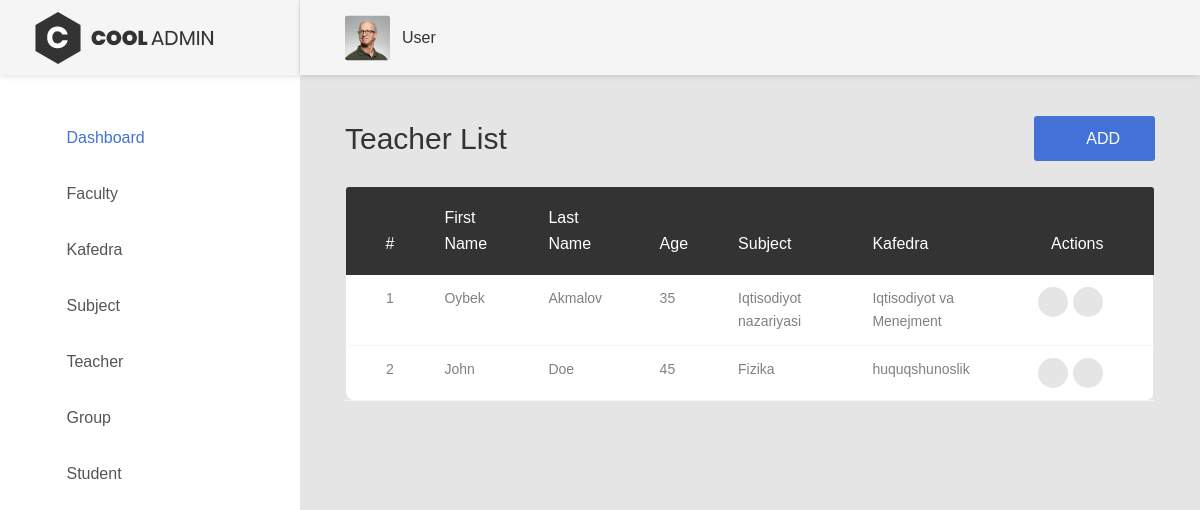
/teacher/list/ (signed in), run on the app's committed database.
### adminapp/models.py (models this page shows, shortened)
class Kafedra(models.Model):
    name = models.CharField(max_length=100, null=False, blank=False)

### adminapp/views.py (the view)
# urls.py: path('teacher/list/',teacher_list, name='teacher_list'),
@login_required_decorator
def teacher_list(request):
    teachers=services.get_teacher()
    ctx={
        "teachers":teachers
    }
    return render(request,'teacher/list.html',ctx)

### adminapp/services.py (called while the page is built)
def dictfetchall(cursor):
    columns = [col[0] for col in cursor.description]
    return [
        dict(zip(columns, row)) for row in cursor.fetchall()
    ]

def get_teacher():
    with closing(connection.cursor()) as cursor:
        cursor.execute("""SELECT adminapp_teacher.id, adminapp_teacher.first_name, adminapp_teacher.last_name,
        adminapp_teacher.age, adminapp_kafedra.name as kafedra_name, adminapp_subject.name as subject_name from
        adminapp_teacher left join adminapp_kafedra on adminapp_teacher.kafedra_id = adminapp_kafedra.id
        left join adminapp_subject on adminapp_teacher.subject_id = adminapp_subject.id""")
        teachers = dictfetchall(cursor)
        return teachers

### templates/teacher/list.html
{% extends 'base.html' %}
{% load static %}
{% block content %}
 <div class="page-container">
    {%include 'userbar.html'%}
    <div class="main-content">
        <div class="section__content section__content--p30">
            <div class="container-fluid">
                <div class="row">
                    <div class="col-md-12">
                        <div class="overview-wrap">
                            <h2 class="title-1">Teacher List</h2>
                            <a class="au-btn au-btn-icon au-btn--blue" href="{% url 'teacher_create' %}">
                                <i class="zmdi zmdi-plus"></i>add</a>
                        </div>
                    </div>
                </div>
                <br>
                <div class="row">
                    <div class="col-md-12">
                        <div class="table-responsive m-b-40">
                            <table class="table table-borderless table-data3">
                                <thead>
                                    <tr>
                                        <th>#</th>
                                        <th>First Name</th>
                                        <th>Last Name</th>
                                        <th>Age</th>
                                        <th>Subject</th>
                                        <th>Kafedra</th>
                                        <th>Actions</th>
                                    </tr>
                                </thead>
                                <tbody>
                                    {% for teacher in teachers %}
                                    <tr>
                                        <td>{{ teacher.id }}</td>
                                        <td>{{ teacher.first_name }}</td>
                                        <td>{{ teacher.last_name }}</td>
                                        <td>{{ teacher.age }}</td>
                                        <td>{{ teacher.subject_name }}</td>
                                        <td>{{ teacher.kafedra_name }}</td>
                                        <td>
                                            <div class="table-data-feature">
                                                <a class="item" data-toggle="tooltip" href="{% url 'teacher_edit' pk=teacher.id %}" data-placement="top" title="" data-original-title="Edit">
                                                    <i class="zmdi zmdi-edit text-warning"></i>
                                                </a>
                                                <a class="item" data-toggle="tooltip" href="{% url 'teacher_delete' pk=teacher.id %}" data-placement="top" title="" data-original-title="Delete">
                                                    <i class="zmdi zmdi-delete text-danger"></i>
                                                </a>
                                            </div>
                                        </td>
                                    </tr>
                                    {% endfor %}
                                </tbody>
                            </table>
                        </div>
                    </div>
                </div>
            </div>
        </div>
    </div>
</div>
{% endblock %}

### templates/base.html (shortened to what this page needs)
<!DOCTYPE html>
{% load static %}
<html lang="en">
    <head>
        <link href="{% static 'vendor/font-awesome-4.7/css/font-awesome.min.css' %}" rel="stylesheet" media="all">
        <link href="{% static 'vendor/font-awesome-5/css/fontawesome-all.min.css' %}" rel="stylesheet" media="all">
        <link href="{% static 'vendor/mdi-font/css/material-design-iconic-font.min.css' %}" rel="stylesheet" media="all">
        <link href="{% static 'vendor/bootstrap-4.1/bootstrap.min.css' %}" rel="stylesheet" media="all">
        <link href="{% static 'vendor/animsition/animsition.min.css' %}" rel="stylesheet" media="all">
        <link href="{% static 'vendor/bootstrap-progressbar/bootstrap-progressbar-3.3.4.min.css' %}" rel="stylesheet" media="all">
        <link href="{% static 'vendor/wow/animate.css' %}" rel="stylesheet" media="all">
        <link href="{% static 'vendor/css-hamburgers/hamburgers.min.css' %}" rel="stylesheet" media="all">
        <link href="{% static 'vendor/slick/slick.css' %}" rel="stylesheet" media="all">
        <link href="{% static 'vendor/select2/select2.min.css' %}" rel="stylesheet" media="all">
        <link href="{% static 'vendor/perfect-scrollbar/perfect-scrollbar.css' %}" rel="stylesheet" media="all">
        <link href="{% static 'css/theme.css' %}" rel="stylesheet" media="all">
    </head>
    <body class="animsition">
        <div class="page-wrapper">
            {% include 'sidebar.html' %}
            {% block content %}{% endblock %}
        </div>
    </body>
</html>

### templates/sidebar.html
{% load static %}
<aside class="menu-sidebar d-none d-lg-block">
    <div class="logo">
        <a href="#">
            <img src="{% static 'images/icon/logo.png' %}" alt="Cool Admin" />
        </a>
    </div>
    <div class="menu-sidebar__content js-scrollbar1">
        <nav class="navbar-sidebar">
            <ul class="list-unstyled navbar__list">
                <li class="active">
                    <a href="{% url 'home_page' %}"><i class="fas fa-tachometer-alt"></i>Dashboard</a>
                </li>
                <li>
                    <a href="{% url 'faculty_list' %}"><i class="fas fa-chart-bar"></i>Faculty</a>
                </li>
                <li>
                    <a href="{% url 'kafedra_list' %}"><i class="fas fa-chart-bar"></i>Kafedra</a>
                </li>
                <li>
                    <a href="{% url 'subject_list' %}"><i class="fas fa-chart-bar"></i>Subject</a>
                </li>
                <li>
                    <a href="{% url 'teacher_list' %}"><i class="fas fa-chart-bar"></i>Teacher</a>
                </li>
                <li>
                    <a href="{% url 'group_list' %}"><i class="fas fa-chart-bar"></i>Group</a>
                </li>
                <li>
                    <a href="{% url 'student_list' %}"><i class="fas fa-chart-bar"></i>Student</a>
                </li>
            </ul>
        </nav>
    </div>
</aside>

### templates/userbar.html (shortened to what this page needs)
    {% load static%}
    <header class="header-desktop">
        <div class="section__content section__content--p30">
            <div class="container-fluid">
                <div class="header-wrap">
                    <div class="header-button">
                        <div class="account-wrap">
                            <div class="account-item clearfix js-item-menu">
                                <div class="image">
                                    <img src="{% static 'images/icon/avatar-01.jpg' %}" alt="John Doe" />
                                </div>
                                <div class="content">
                                    <a class="js-acc-btn" href="#">{{user.username}}</a>
                                </div>
                            </div>
                        </div>
                    </div>
                </div>
            </div>
        </div>
    </header>

### data on the page
Kafedra: id "1", first_name "Oybek", last_name "Akmalov", age "35", subject_name "Iqtisodiyot nazariyasi", kafedra_name "Iqtisodiyot va Menejment"
Kafedra: id "2", first_name "John", last_name "Doe", age "45", subject_name "Fizika", kafedra_name "huquqshunoslik"

### other printed values
{{ user.username }} "User"
